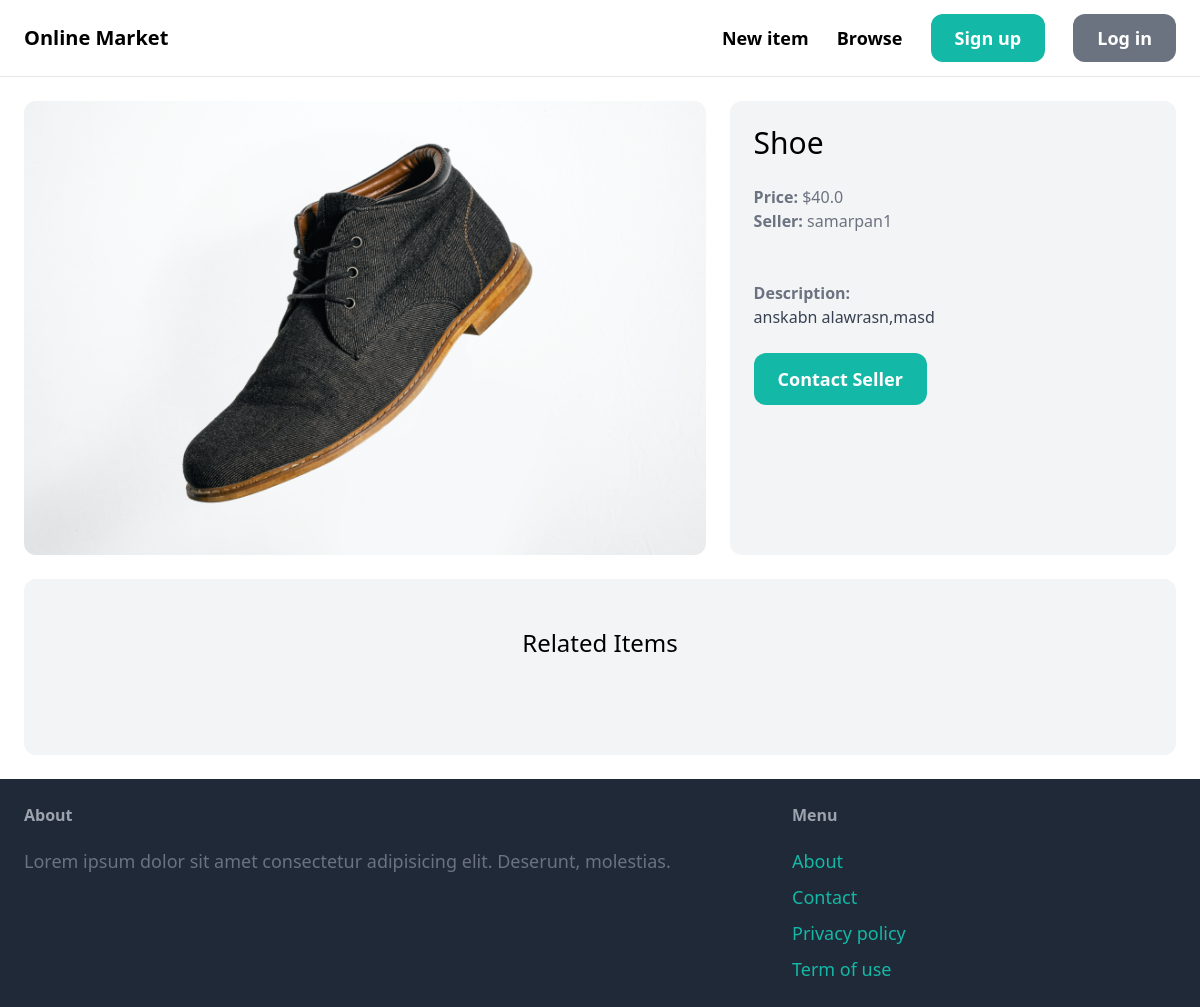
Screenshot of /items/2/ with the database file from the repository.
### item/models.py (models this page shows, shortened)
class Item(models.Model):
    category = models.ForeignKey(Category, related_name='items', on_delete=models.CASCADE)
    name = models.CharField(max_length=255)
    description = models.TextField(blank=True, null=True)
    price = models.FloatField()
    image = models.ImageField(upload_to='item_images',blank=True,null=True)
    is_sold = models.BooleanField(default=False)
    created_by = models.ForeignKey(User,related_name='items', on_delete=models.CASCADE)
    created_at = models.DateTimeField(auto_now_add=True)

### item/views.py (the view)
# urls.py: path('<int:pk>/', views.detail, name='detail')
def detail(request, pk):
    item = get_object_or_404(Item, pk=pk)    #this is an object
    related_items = Item.objects.filter(category=item.category, is_sold=False).exclude(pk=pk)[0:3]      #this is an object
    return render(request, 'item/detail.html', {
        'item1': item,
        'related_items': related_items
    })

### item/templates/item/detail.html (shortened to what this page needs)
{% extends 'core/base.html' %}
{% block content %}
<div class="grid grid-cols-5 gap-6">
    <div class="col-span-3">
        <img src="{{ item1.image.url }}" class="rounded-xl">
    </div>
    <div class="col-span-2 p-6 bg-gray-100 rounded-xl">
        <h1 class="mb-6 text-3xl">{{ item1.name }}</h1>
        <p class="text-gray-500"><strong>Price: </strong>${{ item1.price }}</p>
        <p class="text-gray-500"><strong>Seller: </strong>{{ item1.created_by.username }}</p><br><br>
        {% if item1.description %}
            <p class="text-gray-700"><strong class="text-gray-500">Description: </strong><br>{{ item1.description }}</p>
        {% endif %}
        <a href="#" class="inline-block mt-6 px-6 py-3 text-lg font-semibold bg-teal-500 rounded-xl text-white hover:bg-teal-700">Contact Seller</a>
    </div>
</div>
<div class="mt-6 px-6 py-12 bg-gray-100 rounded-xl">
    <h2 class="mb-12 text-2xl text-center">Related Items</h2>
</div>
{% endblock %}

### rows the page displays
Item: image (picture), name "Shoe", price "40.0", created_by.username "samarpan1", description "anskabn alawrasn,masd"
